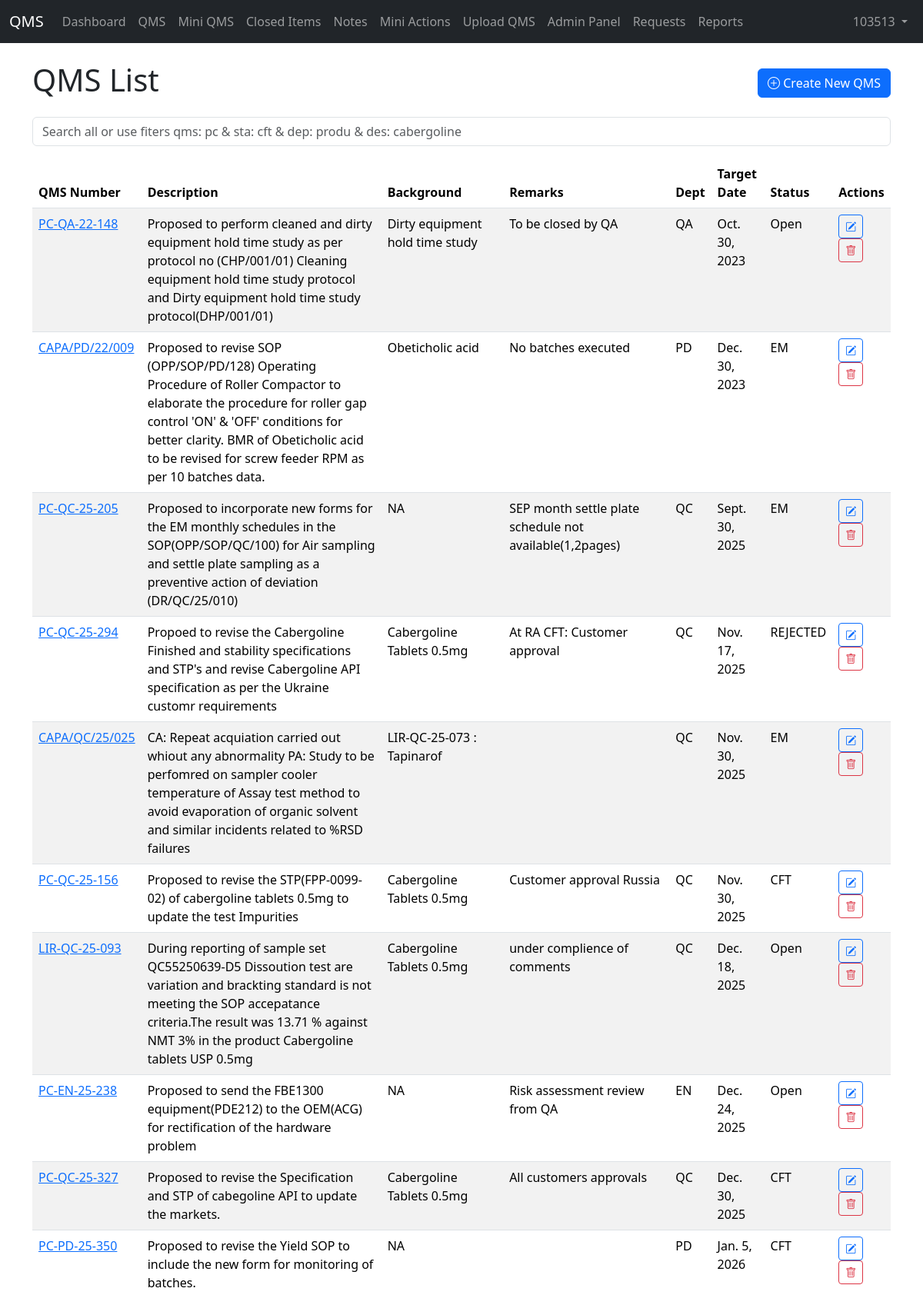
Screenshot of /qms/ (signed in, upper part) with the database file from the repository.
### qms_app/models.py (models this page shows, shortened)
class QMS(models.Model):
    STATUS_CHOICES = [('Open', 'Open'), ('Closed', 'Closed'), ('CFT', 'CFT'), ('EM', 'EM')] # Added
    DEPARTMENT_CHOICES = [
        ('QA', 'Quality Assurance'), ('QC', 'Quality Control'), ('PD', 'Production'),
        ('TT', 'Technology Transfer'), ('PM', 'Project Management'), ('HR', 'Human Resources'),
        ('SH', 'Safety, Health and Environment'), ('FD', 'Formulations Research and Development'),
        ('AM', 'Administration'), ('FN', 'Finance'), ('BD', 'Business Development'),
        ('EN', 'Engineering'), ('WH', 'Warehouse'), ('PK', 'Packaging Development'),
        ('RA', 'Regulatory Affairs'), ('IT', 'Information and Technology'), ('SC', 'Supply Chain Management'),
        ('DA', 'Developmental Quality Assurance'), ('AD', 'Analytical Research and Development'),
        ('IP', 'Intellectual Property'), ('MK', 'Marketing'), ('PP', 'Production Planning and Inventory Control'),
    ]
    TYPE_CHOICES = [
        ('CAPA', 'CAPA'), ('PC', 'PC'), ('TC', 'TC'), ('DR', 'DR'),
        ('OOS', 'OOS'), ('OOT', 'OOT'), ('GI', 'GI'), ('LIR', 'LIR'),
    ]
    qms_number = models.CharField(max_length=20, unique=True)
    initiated_date = models.DateField()
    description = models.TextField()
    type = models.CharField(max_length=10, choices=TYPE_CHOICES)
    target_date = models.DateField()
    department = models.CharField(max_length=5, choices=DEPARTMENT_CHOICES)
    background = models.TextField(blank=True)
    location = models.CharField(max_length=255, help_text="Physical copy available at", blank=True)
    pdf_file = models.FileField(upload_to='qms_pdfs/', null=True, blank=True, verbose_name="Attach PDF")
    status = models.CharField(max_length=10, choices=STATUS_CHOICES, default='Open') # Added
    remarks = models.TextField(blank=True)
    involved_departments = models.ManyToManyField(
        Department,
        blank=True,
        related_name="qms_records"
    )
    class Meta:
        ordering = ['target_date']
        indexes = [models.Index(fields=['qms_number']), models.Index(fields=['target_date'])]

### qms_app/views.py (the view)
# urls.py: path('qms/', views.qms_list, name='qms_list'),
@login_required
def qms_list(request):
    qms_list_data = QMS.objects.exclude(status='Closed')
    qms_departments = QMS.DEPARTMENT_CHOICES
    department_counts_query = QMS.objects.values('department').annotate(count=Count('department'))
    qms_data = {}
    all_department_names_map = dict(QMS.DEPARTMENT_CHOICES)
    for choice_code, choice_name in QMS.DEPARTMENT_CHOICES:
        qms_data[choice_name] = 0
    for entry in department_counts_query:
        department_display_name = all_department_names_map.get(entry['department'])
        if department_display_name:
            qms_data[department_display_name] = entry['count']
    qms_data_json = json.dumps(qms_data)
    context = {
        'qms_list': qms_list_data,
        'qms_departments': qms_departments, # Pass all department choices for dropdown
        'qms_data_json': qms_data_json,     # Pass chart data as JSON
    }
    return render(request, 'qms/qms_list.html', context)

### qms_app/templatetags/qms_extras.py (called while the page is built)
@register.filter(name='in_group')
def in_group(user, group_name):
    return user.groups.filter(name=group_name).exists()

### qms_app/templates/qms/qms_list.html (shortened to what this page needs)
{% extends 'qms/base.html' %}
{% load qms_extras %}
{% block content %}
<div class="d-flex justify-content-between align-items-center mb-3">
    <h1>QMS List</h1>
    {% if user|in_group:"admin" %}
    <a href="{% url 'qms_create' %}" class="btn btn-primary"><i class="bi bi-plus-circle"></i> Create New QMS</a>
    {% endif %}
</div>
<form method="get" class="mb-3">
    <div class="input-group">
        <input type="text" name="q" class="form-control" id="searchInput" onkeyup="filterTable()" placeholder="Search all or use fiters qms: pc & sta: cft & dep: produ & des: cabergoline" value="{{ request.GET.q }}">
    </div>
</form>
<div class="table-responsive">
    <table id="myTable" class="table table-striped table-hover">
        <thead>
            <tr>
                <th>QMS Number</th>
                <th>Description</th>
                <th>Background</th>
                <th>Remarks</th>
                <th>Dept</th>
                <th>Target Date</th>
                <th>Status</th>
                {% if user|in_group:"admin" %}
                <th>Actions</th>
                {% endif %}
            </tr>
        </thead>
        <tbody>
            {% for qms in qms_list %}
            <tr>
                <td><a href="{% url 'qms_detail' qms.pk %}">{{ qms.qms_number }}</a></td>
                <td>{{ qms.description }}</td>
                <td>{{ qms.background }}</td>
                <td>{{ qms.remarks }}</td>
                <td>{{ qms.department }}</td>
                <td>{{ qms.target_date }}</td>
                <td>{{ qms.get_status_display }}</td>
                {% if user|in_group:"admin" %}
                <td>
                    <a href="{% url 'qms_edit' qms.pk %}" class="btn btn-sm btn-outline-primary me-1"><i class="bi bi-pencil-square"></i></a>
                    <a href="{% url 'qms_delete' qms.pk %}" class="btn btn-sm btn-outline-danger"><i class="bi bi-trash"></i></a>
                </td>
                {% endif %}
            </tr>
            {% empty %}
            <tr><td colspan="6">No QMS records found.</td></tr>
            {% endfor %}
        </tbody>
    </table>
</div>
{% endblock %}

### qms_app/templates/qms/base.html (shortened to what this page needs)
<!DOCTYPE html>
<html lang="en">
<head>
    <link href="https://cdn.jsdelivr.net/npm/bootstrap@5.3.2/dist/css/bootstrap.min.css" rel="stylesheet">
    <link rel="stylesheet" href="https://cdn.jsdelivr.net/npm/bootstrap-icons@1.11.3/font/bootstrap-icons.min.css">
    {% load static %}
</head>
<body>
{% load qms_extras %}
    <nav class="navbar navbar-expand-lg navbar-dark bg-dark">
        <div class="container-fluid">
            <a class="navbar-brand" href="{% url 'dashboard' %}">QMS</a>
            <div class="collapse navbar-collapse" id="navbarNav">
                <ul class="navbar-nav me-auto">
                    {% if user.is_authenticated %}
                        <li class="nav-item"><a class="nav-link hover-btn" href="{% url 'dashboard' %}">Dashboard</a></li>
                        <li class="nav-item"><a class="nav-link hover-btn" href="{% url 'qms_list' %}">QMS</a></li>
                        <li class="nav-item"><a class="nav-link hover-btn" href="{% url 'mini_qms_list' %}">Mini QMS</a></li>
                        <li class="nav-item"><a class="nav-link hover-btn" href="{% url 'closed_list' %}">Closed Items</a></li>
                        <li class="nav-item"><a class="nav-link hover-btn" href="{% url 'notes_list' %}">Notes</a></li>
                        <li class="nav-item"><a class="nav-link hover-btn" href="{% url 'mini_actions_list' %}">Mini Actions</a></li>
                        {% if user.is_staff or user|in_group:"admin" %}
                            <li class="nav-item"><a class="nav-link hover-btn" href="{% url 'upload_qms_from_excel' %}">Upload QMS</a></li>
                            <li class="nav-item"><a class="nav-link hover-btn" href="{% url 'admin_panel' %}">Admin Panel</a></li>
                        <li class="nav-item"><a class="nav-link hover-btn" href="{% url 'list_update_requests' %}">Requests</a></li>
                        <li class="nav-item"><a class="nav-link hover-btn" href="{% url 'qms_report_form' %}">Reports</a></li>
                        {% else %}
                        <li class="nav-item"><a class="nav-link hover-btn" href="{% url 'submit_update_request' %}">Update Request</a></li>
                        {% endif %}
                    {% endif %}
                </ul>
                <ul class="navbar-nav">
                    {% if user.is_authenticated %}
                        <li class="nav-item dropdown">
                            <a class="nav-link dropdown-toggle" href="#" id="navbarDropdown" role="button" data-bs-toggle="dropdown" aria-expanded="false">
                                {{ user.username }}
                            </a>
                        </li>
                    {% else %}
                        <li class="nav-item"><a class="nav-link" href="{% url 'login' %}">Login</a></li>
                    {% endif %}
                </ul>
            </div>
        </div>
    </nav>
    <main class="container mt-4">
        {% block content %}{% endblock %}
    </main>
</body>
</html>

### rows the page displays
QMS: qms_number "PC-QA-22-148", description "Proposed to perform cleaned and dirty equipment hold time study as per protocol no (CHP/001/01) Cleaning equipment hold time study protocol and Dirty equipment hold time study protocol(DHP/001/01)", background "Dirty equipment hold time study", remarks "To be closed by QA", department "QA", target_date "Oct. 30, 2023", status "Open"
QMS: qms_number "CAPA/PD/22/009", description "Proposed to revise SOP (OPP/SOP/PD/128) Operating Procedure of Roller Compactor to elaborate the procedure for roller gap control 'ON' & 'OFF' conditions for better clarity. BMR of Obeticholic acid to be revised for screw feeder RPM as per 10 batches data.", background "Obeticholic acid", remarks "No batches executed", department "PD", target_date "Dec. 30, 2023", status "EM"
QMS: qms_number "PC-QC-25-205", description "Proposed to incorporate new forms for the EM monthly schedules in the SOP(OPP/SOP/QC/100) for Air sampling and settle plate sampling as a preventive action of deviation (DR/QC/25/010)", background "NA", remarks "SEP month settle plate schedule not available(1,2pages)", department "QC", target_date "Sept. 30, 2025", status "EM"
QMS: qms_number "PC-QC-25-294", description "Propoed to revise the Cabergoline Finished and stability specifications and STP's and revise Cabergoline API specification as per the Ukraine customr requirements", background "Cabergoline Tablets 0.5mg", remarks "At RA CFT: Customer approval", department "QC", target_date "Nov. 17, 2025", status "REJECTED"
QMS: qms_number "CAPA/QC/25/025", description "CA: Repeat acquiation carried out whiout any abnormality PA: Study to be perfomred on sampler cooler temperature of Assay test method to avoid evaporation of organic solvent and similar incidents related to %RSD failures", background "LIR-QC-25-073 : Tapinarof", department "QC", target_date "Nov. 30, 2025", status "EM"
QMS: qms_number "PC-QC-25-156", description "Proposed to revise the STP(FPP-0099-02) of cabergoline tablets 0.5mg to update the test Impurities", background "Cabergoline Tablets 0.5mg", remarks "Customer approval Russia", department "QC", target_date "Nov. 30, 2025", status "CFT"
QMS: qms_number "LIR-QC-25-093", description "During reporting of sample set QC55250639-D5 Dissoution test are variation and brackting standard is not meeting the SOP accepatance criteria.The result was 13.71 % against NMT 3% in the product Cabergoline tablets USP 0.5mg", background "Cabergoline Tablets 0.5mg", remarks "under complience of comments", department "QC", target_date "Dec. 18, 2025", status "Open"
QMS: qms_number "PC-EN-25-238", description "Proposed to send the FBE1300 equipment(PDE212) to the OEM(ACG) for rectification of the hardware problem", background "NA", remarks "Risk assessment review from QA", department "EN", target_date "Dec. 24, 2025", status "Open"
QMS: qms_number "PC-QC-25-327", description "Proposed to revise the Specification and STP of cabegoline API to update the markets.", background "Cabergoline Tablets 0.5mg", remarks "All customers approvals", department "QC", target_date "Dec. 30, 2025", status "CFT"
QMS: qms_number "PC-PD-25-350", description "Proposed to revise the Yield SOP to include the new form for monitoring of batches.", background "NA", department "PD", target_date "Jan. 5, 2026", status "CFT"

### other values shown
{{ user.username }} "103513"
